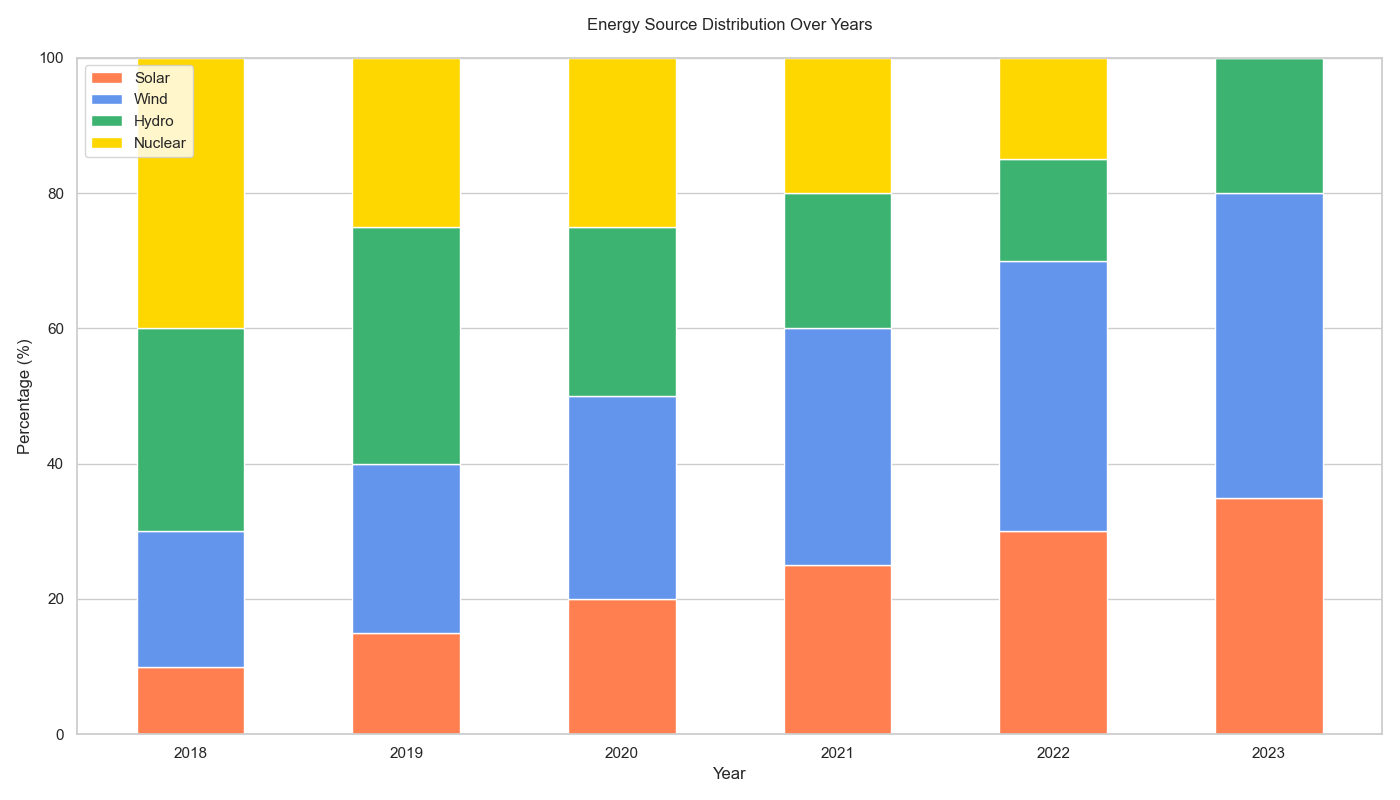

The Python source for this figure:

import seaborn as sns
import matplotlib.pyplot as plt
import pandas as pd

data = {
    'Year': [2018, 2019, 2020, 2021, 2022, 2023],
    'Solar': [10, 15, 20, 25, 30, 35],
    'Wind': [20, 25, 30, 35, 40, 45],
    'Hydro': [30, 35, 25, 20, 15, 20],
    'Nuclear': [40, 25, 25, 20, 15, 0]
}
df = pd.DataFrame(data)

df_pct = df.set_index('Year').apply(lambda x: x / x.sum() * 100, axis=1).reset_index()

fig, ax = plt.subplots(figsize=(14, 8))

colors = ['#FF7F50', '#6495ED', '#3CB371', '#FFD700']

bottom = pd.Series([0] * len(df_pct))
for i, col in enumerate(df.columns[1:]):
    ax.bar(
        df_pct['Year'],
        df_pct[col],
        bottom=bottom,
        color=colors[i],
        edgecolor='white',
        width=0.5,
    )
    bottom += df_pct[col]

ax.set_xlabel('Year')
ax.set_ylabel('Percentage (%)')
plt.title('Energy Source Distribution Over Years', pad=20)

ax.set_xticks(df_pct['Year'])
ax.set_xticklabels(df_pct['Year'], rotation=0)
ax.legend(df.columns[1:], loc='upper left')

plt.tight_layout()
plt.show()
